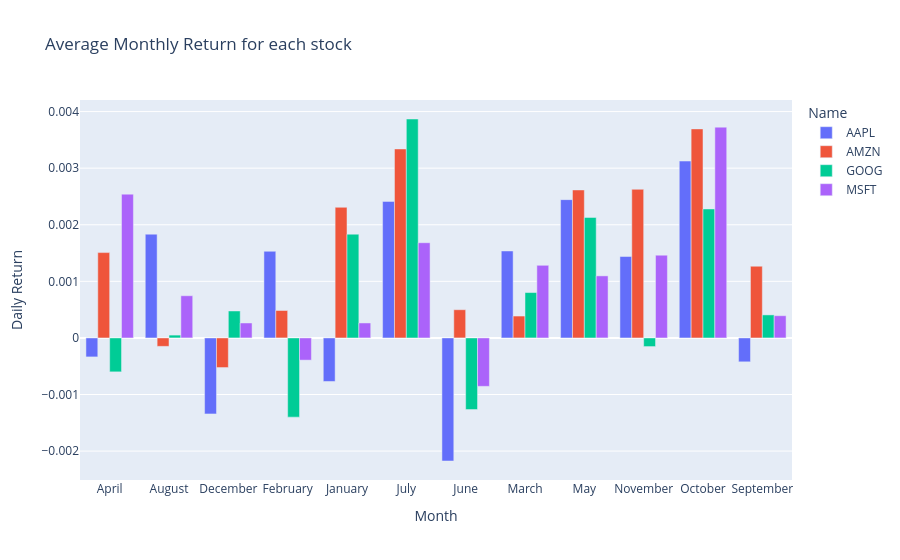

The code cell stored with this chart in its notebook:
### Code cell
px.bar(monthly_return,x="month",y="Daily Return",barmode="group",color="Name",title="Average Monthly Return for each stock",labels={"month":"Month","daily return":"Average Daily Return"})

### Figure 1 — Plotly figure (JSON) as saved in the notebook; plotly's stock layout.template omitted (floating-point values rounded to 4 significant figures)
{"data": [{"alignmentgroup": "True", "hovertemplate": "Name=AAPL<br>Month=%{x}<br>Daily Return=%{y}<extra></extra>", "legendgroup": "AAPL", "marker": {"color": "#636efa", "pattern": {"shape": ""}}, "name": "AAPL", "offsetgroup": "AAPL", "orientation": "v", "showlegend": true, "textposition": "auto", "type": "bar", "x": ["April", "August", "December", "February", "January", "July", "June", "March", "May", "November", "October", "September"], "xaxis": "x", "y": [-0.0003355, 0.001834, -0.001343, 0.001532, -0.0007696, 0.002413, -0.002175, 0.001537, 0.002444, 0.001438, 0.003126, -0.0004226], "yaxis": "y"}, {"alignmentgroup": "True", "hovertemplate": "Name=AMZN<br>Month=%{x}<br>Daily Return=%{y}<extra></extra>", "legendgroup": "AMZN", "marker": {"color": "#EF553B", "pattern": {"shape": ""}}, "name": "AMZN", "offsetgroup": "AMZN", "orientation": "v", "showlegend": true, "textposition": "auto", "type": "bar", "x": ["April", "August", "December", "February", "January", "July", "June", "March", "May", "November", "October", "September"], "xaxis": "x", "y": [0.001508, -0.0001491, -0.0005235, 0.0004849, 0.002309, 0.00334, 0.0004986, 0.0003869, 0.002615, 0.002627, 0.003694, 0.001267], "yaxis": "y"}, {"alignmentgroup": "True", "hovertemplate": "Name=GOOG<br>Month=%{x}<br>Daily Return=%{y}<extra></extra>", "legendgroup": "GOOG", "marker": {"color": "#00cc96", "pattern": {"shape": ""}}, "name": "GOOG", "offsetgroup": "GOOG", "orientation": "v", "showlegend": true, "textposition": "auto", "type": "bar", "x": ["April", "August", "December", "February", "January", "July", "June", "March", "May", "November", "October", "September"], "xaxis": "x", "y": [-0.0005998, 4.987e-05, 0.0004764, -0.0014, 0.001834, 0.003869, -0.001266, 0.0008019, 0.002129, -0.0001527, 0.00228, 0.0004069], "yaxis": "y"}, {"alignmentgroup": "True", "hovertemplate": "Name=MSFT<br>Month=%{x}<br>Daily Return=%{y}<extra></extra>", "legendgroup": "MSFT", "marker": {"color": "#ab63fa", "pattern": {"shape": ""}}, "name": "MSFT", "offsetgroup": "MSFT", "orientation": "v", "showlegend": true, "textposition": "auto", "type": "bar", "x": ["April", "August", "December", "February", "January", "July", "June", "March", "May", "November", "October", "September"], "xaxis": "x", "y": [0.002541, 0.0007456, 0.0002643, -0.0003928, 0.0002644, 0.001683, -0.0008558, 0.001282, 0.001097, 0.001463, 0.003725, 0.0003926], "yaxis": "y"}], "layout": {"barmode": "group", "legend": {"title": {"text": "Name"}, "tracegroupgap": 0}, "title": {"text": "Average Monthly Return for each stock"}, "xaxis": {"anchor": "y", "domain": [0, 1], "title": {"text": "Month"}}, "yaxis": {"anchor": "x", "domain": [0, 1], "title": {"text": "Daily Return"}}}}
